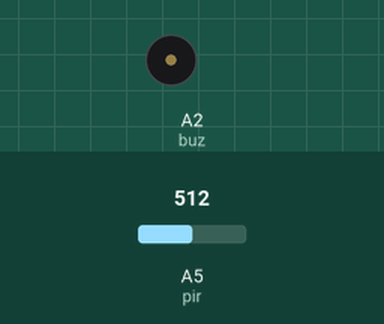
Simulated run of this sketch. Board: Arduino Uno, built with avr-gcc and run on an emulated ATmega328P. Parts: buzzer (waves = sounding, pin HIGH). Inputs (shaded band) come from the test bench; at power-on: A5 (pir) = 512.

Above: at 0.1 s.
At 0.6 s:
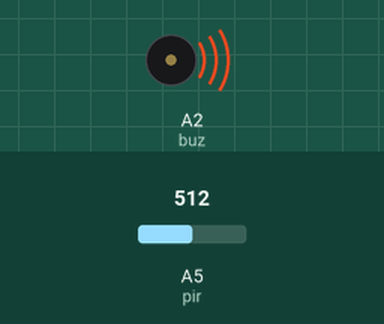
Timing chart, 0 to 2.1 s (numbered marks = the images above):
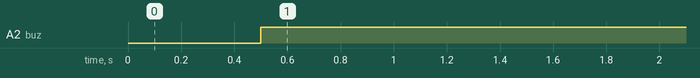

Measured:
- by itself, A2 (buz): LOW → HIGH at 0.50 s

The sketch:

7.3.2.ino
```cpp
int pir = A5;
int buz = A2;

void setup(){
  pinMode(buz,OUTPUT);
  pinMode(pir,INPUT);
}
void loop(){
  int pirState=analogRead(pir);
  int volume=pirState/4;
  delay(500);
  analogWrite(buz, volume);

}
```
